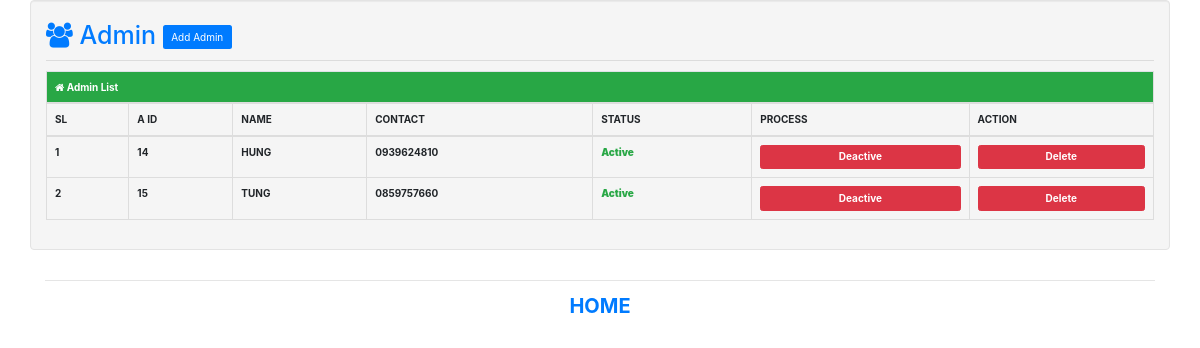
Screenshot of /admin_list.php (signed in) with the database file from the repository.
### tables this page shows
CREATE TABLE `libsys_admin` (
  `a_id` int(11) NOT NULL,
  `a_name` varchar(50) NOT NULL,
  `a_contact` varchar(20) NOT NULL,
  `a_password` varchar(255) NOT NULL,
  `a_status` int(11) NOT NULL
);

### includes/functions.php (called while the page is built, shortened)
<?php
include './includes/dbconnect.php';
function get_all_libsys_admin(){
    $var = array();
    global $link;
    $query = mysqli_query($link,"SELECT * FROM libsys_admin ");
    if($query){
        while($row = mysqli_fetch_array($query)){
            $var[] = $row;
        }
    }else{
        echo mysqli_error();
    }
    return $var;
}

### admin_list.php (the view, shortened to what this page needs)
<?php
if(isset($_SESSION['se_admin'])){
include './includes/functions.php';
?>
<!doctype html>
<html lang="en">
<head>
    <?php include './head.php'; ?>
</head>
<body>
    <div class="container">
        <div class="row">
            <div class="col-md-12 well">
                <h1 class="text-primary"><i class="fa fa-users"></i> Admin <a class="btn bg-primary" href="add_admin.php">Add Admin</a></h1>
                <hr/>
                <table class="table table-bordered">
                    <thead>
                    <tr class="btn-success">
                        <td colspan="9"><b><i class="fa fa-home"></i> Admin List</b></td>
                    </tr>
                    <tr>
                        <td><b>SL</b></td>
                        <td><b>A ID</b></td>
                        <td><b>NAME</b></td>
                        <td><b>CONTACT</b></td>
                        <td><b>STATUS</b></td>
                        <td><b>PROCESS</b></td>
                        <td><b>ACTION</b></td>
                    </tr>
                    </thead>
                    <tbody>
                    <?php
                    $all_admin=get_all_libsys_admin();
                    $i=1;
                    foreach($all_admin as $admin){
                        ?>
                        <tr>
                            <td><b><?php echo $i; ?></b></td>
                            <td><b><?php echo $admin['a_id']; ?></b></td>
                            <td><b><?php echo $admin['a_name']; ?></b></td>
                            <td><b><?php echo $admin['a_contact']; ?></b></td>
                            <td><b><?php
                                    if($admin['a_status']=='1'){
                                        echo '<b class="text-success">Active</b>';
                                    }else{
                                        echo '<b class="text-danger">Deactive</b>';
                                    }
                                    ?></b>
                            </td>
                            <td><b><?php
                                    if($admin['a_status']=='1'){ ?>
                                        <form action="" method="post">
                                            <button class="btn btn-danger btn-block"><b>Deactive</b></button>
                                        </form>
                                    <?php } ?></b>
                            </td>
                            <td>
                                <form action="" method="post">
                                    <button class="btn btn-danger btn-block" onclick='return confirm_delete()' ><b>Delete</b></button>
                                </form>
                            </td>
                        </tr>
                        <?php $i++; } ?>
                    </tbody>
                </table>
            </div>
        </div>
        <?php include './footer.php'; ?>
    </div>
</body>
</html>
    <?php
}else{
    echo "<meta http-equiv='refresh' content='.5;url=index.php'>";
}
?>

### rows the page displays
libsys_admin: a_id "14", a_name "HUNG", a_contact "0939624810", a_status "Active"
libsys_admin: a_id "15", a_name "TUNG", a_contact "0859757660", a_status "Active"
